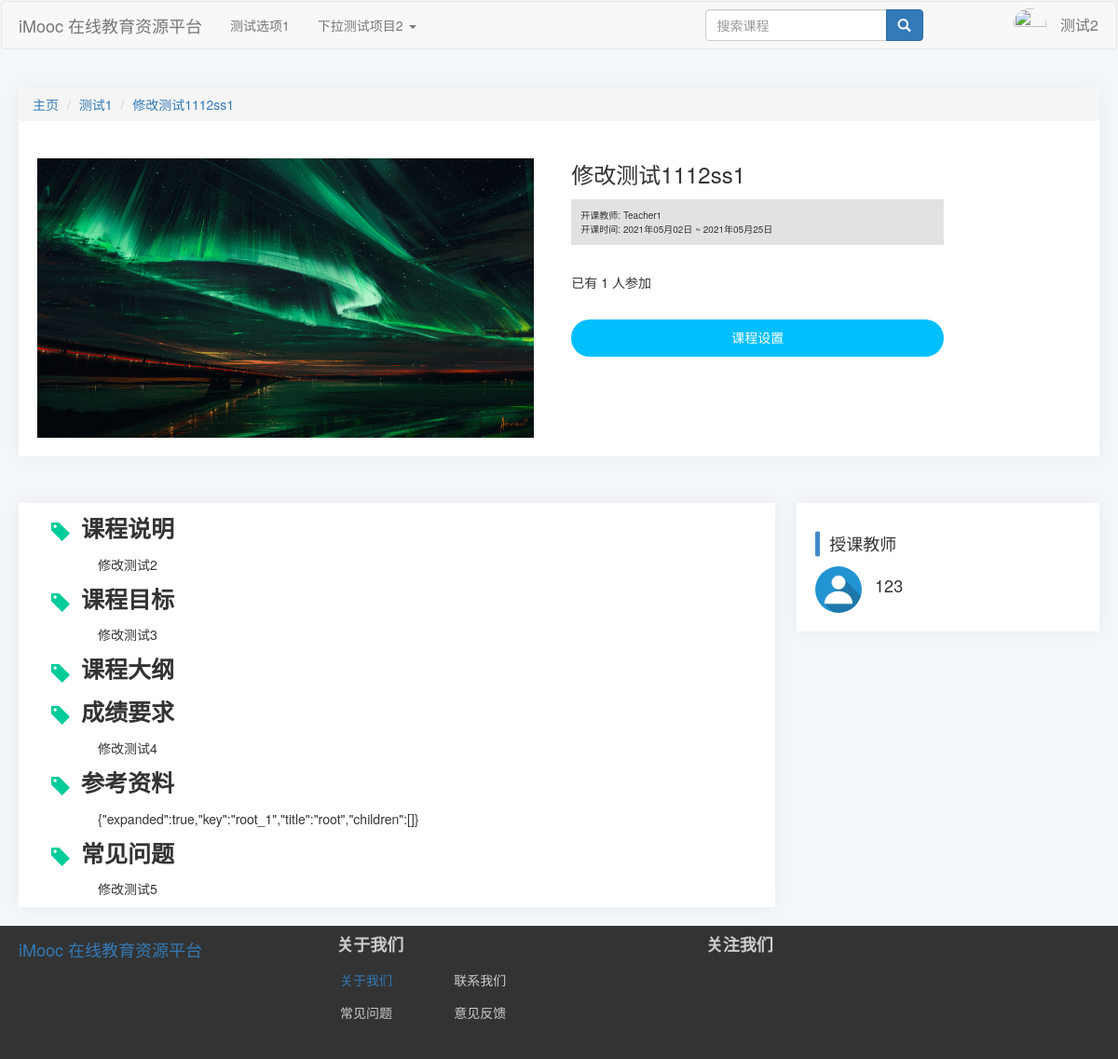
/course/1/ (signed in), run on the app's committed database.
### index/models.py (models this page shows, shortened)
class Users(models.Model):
    gender = (
        ('male','男'),
        ('female','女'),
        ('default','保密'),
    )
    access = (
        ('banned','封禁用户'),
        ('guest','访客'),
        ('student','学生'),
        ('teacher','教师'),
    )
    profile_picture = models.ImageField(verbose_name='头像',null=True,upload_to='avatar',blank=True,default='avatar/default-profile-picture.jpg')
    name = models.CharField(verbose_name='*用户名',max_length=128,unique=True,null=False)  #昵称
    real_name = models.CharField(verbose_name='真实姓名',max_length=64,null=True,blank=True) #真实姓名
    password = models.CharField(verbose_name='*密码',max_length=256,editable=False) #密码
    email = models.EmailField(verbose_name='*电子邮箱',unique=True)  #邮箱
    phone_number = models.CharField(verbose_name='手机号码',max_length=32,unique=True,null=True,blank=True)   #手机号码
    access = models.CharField(verbose_name='*权限等级',max_length=16,choices=access,default='guest')    #权限级别
    selected_courses = models.ManyToManyField('Course') #已选课程
    sex = models.CharField(verbose_name='*性别',max_length=32,choices=gender,default='default')   #性别
    create_time = models.DateTimeField(verbose_name='账号创建时间',auto_now_add=True)   #创建时间
    is_deleted = models.BooleanField(verbose_name='删除标记',default=False,editable=False) #删除标记
    def __str__(self) -> str:
        return self.name
    class Meta:
        ordering = ["-create_time"]
        verbose_name = '用户'
        verbose_name_plural = '用户'

class CourseCategory(models.Model):
    CategoryID = models.AutoField(primary_key=True,verbose_name='分类编号')
    CategoryName = models.CharField(verbose_name='分类名',max_length=64)
    Is_Root = models.BooleanField(verbose_name='根分类',default=True,editable=False)
    DisplayOrder = models.PositiveIntegerField(verbose_name='显示顺序',default=1)
    ParentID = models.ForeignKey(
        'self',
        on_delete=models.CASCADE,
        limit_choices_to={'Is_Root':1},
        null=True,
        blank=True,)
    def __str__(self) -> str:
        return self.CategoryName
    class Meta:
        ordering = ["-CategoryID"]
        verbose_name = '课程分类'
        verbose_name_plural = '课程分类'

class Course(models.Model):
    status = (
        ('1','未开课'),
        ('2','已开课'),
        ('3','已结课'),
    )
    Course_Name = models.CharField(verbose_name="课程名称",max_length=64)
    Course_Teacher = models.ForeignKey(
        'Users',
        on_delete=models.CASCADE,
        limit_choices_to={'access':'teacher'},
        null=True,
        blank=True,
    )
    Course_Info = models.TextField(verbose_name="课程说明",default='暂未设置')
    Course_Goal = models.TextField(verbose_name="课程目标",default='暂未设置')
    Grade_Requirements = models.TextField(verbose_name="成绩要求",default='暂未设置')
    Reference = models.TextField(verbose_name="参考资料",default='暂未设置')
    QA  = models.TextField(verbose_name="常见问题",null=True,blank=True,default='暂未设置')
    Course_Img = models.ImageField(verbose_name="课程图片",null=True,upload_to="Course_Img",blank=True,default='material/defaultCourseImage.jpg')
    Stu_Count = models.PositiveIntegerField(verbose_name="选课人数",default=0)
    Course_Chapter = models.TextField(verbose_name="课程章节",null=True,blank=True,default='[{"title":"New Node","key":"1"}]')
    Course_Category = models.ForeignKey(
        'CourseCategory',
        verbose_name="课程分类",
        on_delete=models.CASCADE,
        limit_choices_to={'Is_Root':0},
        null=True,
        blank=True,)
    View_Count = models.PositiveIntegerField(verbose_name="访问人数",default=0)
    Status = models.CharField(verbose_name="课程状态",max_length=16,choices=status,default='1')
    Starting_Time = models.DateTimeField(verbose_name="开课时间",auto_now_add=True)
    Ending_Time = models.DateTimeField(verbose_name="结课时间")
    class Meta:
        ordering = ["-Starting_Time"]
        verbose_name = '课程'
        verbose_name_plural = '课程'

### index/views.py (the view)
# urls.py: path('course/<int:courseid>/',views.courseInfo, name='courseInfo'),
def courseInfo(request,courseid):
    courseDetail,courseInfo,teacher = VF.Get_Course(courseid)
    isSignedUp = False
    username=request.session["user_name"]
    user = models.Users.objects.filter(name=username)   #filter返回Queryset对象
    access = user[0].access #获取用户权限
    if user.filter(selected_courses=courseid).exists(): #使用exists方法判断该用户是否已选择该课程
        isSignedUp = True
    else:
        pass
    return render(request,'index/courseInfo.html',locals())

### index/templates/index/courseInfo.html (shortened to what this page needs)
{% extends 'index/index.html' %}
{% load static %}
    {% block extrastatic %}
    <link rel="stylesheet" type="text/css" href="{% static 'index/css/courseInfo.css' %}">
    {% endblock %}
    {% block content %}
    <div class="infoHeader">
        <div>
            <ul class="breadcrumb">
                <li><a href="/index/">主页</a></li>
                <li><a href="#">{{courseDetail.Course_Category}}</a></li>
                <li class="active"><a href="{% url 'index:courseInfo' courseid %}">{{courseDetail.Course_Name}}
                    </a>
                </li>
            </ul>
        </div>
        <div class="infoHeader-left-img">
            <img src="{{courseDetail.Course_Img}}" alt="课程图片">
        </div>
        <div class="infoHeader-right-info">
            <div class="info-courseName">
                {{courseDetail.Course_Name}}
            </div>
            <div class="info-termInfo">
                <div class="info-teacherName">
                    <span>开课教师: {{courseDetail.Course_Teacher}} </span>
                </div>
                <div class="info-termTime">
                    <span>开课时间: {{courseDetail.Starting_Time}} ~ {{courseDetail.Ending_Time}}</span>
                </div>
            </div>
            <div class="info-StudentCount">
                <span>已有 {{courseDetail.Stu_Count}} 人参加</span>
            </div>
            {% if access == 'teacher' %}
            <div class="courseBtn-Setting">
                <p>课程设置</p>
            </div>
            {% endif %}
        </div>
    </div>
    <div class="infoContent">
        {% for key,value in courseInfo.items %}
        <div class="contentHeader">
            <span class="glyphicon glyphicon-tag"></span>
            <span>{{key}}</span>
        </div>
        <div class="content">
            {% if key == '课程大纲' %}
            <!-- {% if value == None %}
            <span>暂未设置</span>
            {% endif %} -->
            {% for chapter,section in value.items %}
            <p>
                <span class="chapter">{{chapter}}</span>
            </p>
            {% for sectionNumber,sectionTitle in section.items %}
            <p class="section">
                <span class="sectionNumber">{{sectionNumber}}</span>
                <span class="sectionTitle">{{sectionTitle}}</span>
            </p>
            {% endfor %}
            {% endfor %}
            {% else %}
            <span>{{value}}</span>
            {% endif %}
        </div>
        {% endfor %}
    </div>
    <div class="otherInfoContent">
        <div class="bs-callout bs-callout-primary teacherHeader">
            <p>授课教师</p>
        </div>
        <div class="teacherContent">
            <img class="img-circle img-responsive infoAvatar" src={{teacher.profile_picture.url}} alt="头像" height="50px"
                width="50px">
            <p class="infoName">{{teacher.real_name}}</p>
        </div>
    </div>
    {% endblock %}

### index/templates/index/index.html (shortened to what this page needs)
{% load static %}
<!DOCTYPE html>
<html class="widthauto">
<head>
	<link rel="stylesheet" href="https://cdn.staticfile.org/twitter-bootstrap/3.3.7/css/bootstrap.min.css">
	<link rel="stylesheet" type="text/css" href="{% static 'index/css/index.css' %}">
	{% block extrastatic %}
	{% endblock %}
</head>
<body>
	<div class="navbar head">
		<nav class="navbar navbar-default" role="navigation">
			<div class="container-fluid">
				<div class="navbar-header">
					<a class="navbar-brand" href="/index">iMooc 在线教育资源平台</a>
				</div>
				<div>
					<ul class="nav navbar-nav">
						<li><a href="#">测试选项1</a></li>
						<li class="dropdown">
							<a href="#" class="dropdown-toggle" data-toggle="dropdown">
								下拉测试项目2
								<b class="caret"></b>
							</a>
						</li>
					</ul>
					<div class="nav-right-part">
						<div class="nav-right-search navbar-left" id="nav-right-search">
							<form class="navbar-form" role="form">
								<div class="form-group">
									<div class="input-group">
										<input type="text" class="form-control visible-lg-block visible-md-block"
											placeholder="搜索课程">
										<span class="input-group-btn">
											<button class="btn btn-primary glyphicon glyphicon-search" type="button"
												id="search-btn"></button>
										</span>
									</div>
								</div>
							</form>
						</div>
						<div class="nav-right-login navbar-right" id="nav-right-login">
							{% if request.session.is_login == True %}
							<ul class="nav navbar-nav">
								<li class="dropdown">
									<a href="#" id="user-info" class="dropdown-toggle" data-toggle="dropdown"
										data-hover="dropdown" data-delay="100">
										{{ request.session.user_name }}
										<span class="user-avatar">
											<img class="img-circle img-responsive dropdown"
												src="{{ request.session.avatar }}" alt="" width="35" height="33"
												id="avatar" />
										</span>
									</a>
								</li>
							</ul>
							{% else %}
							<ul class="nav navbar-nav">
								<li><a href="/login"><span class="glyphicon glyphicon-log-in"></span> 登录</a></li>
								<li><a href="/register"><span class="glyphicon glyphicon-user"></span> 注册</a></li>
							</ul>
							{% endif %}
						</div>
					</div>
				</div>
			</div>
		</nav>
	</div>
	<div class="container-fluid">
		{% block content %}
		{% endblock %}
	</div>
	<div class="infobar footer">
		<div id="footer">
			<div class="footer-logo">
				<a class="navbar-brand" href="/index">iMooc 在线教育资源平台</a>
			</div>
			<div class="footer-about col-lg-4 col-lg-offset-1">
				<h4 class="col-lg-12"><strong>关于我们</strong></h4>
				<h5 class="col-lg-4"><a href="/aboutus/">&nbsp;关于我们</a></h5>
				<h5 class="col-lg-5">&nbsp;联系我们</h5>
				<h5 class="col-lg-4">&nbsp;常见问题</h5>
				<h5 class="col-lg-5">&nbsp;意见反馈</h5>
			</div>
			<div class="footer-follow col-lg-offset-0 col-lg-2">
				<h4 class="col-lg-12 col-lg-offset-0"><strong>关注我们</strong></h4>
			</div>
		</div>
	</div>
</body>
</html>

### index/static/index/css/index.css (style rules this page uses)
body { background-color: #f3f7f9; }
.container-fluid { margin: 0 auto; width: 1190px; min-width: 1190px; }
.navbar-default { width: auto; }
#nav-right-search { position:relative; left: 280px }
.infobar { position: relative; width: auto; height: 143px; background-color:#333; }
#footer { width: auto; margin: 20px auto; width: 1190px; }
.footer h4 { color: #CCC; }
.footer h5 { color:#CCCCCC; }
#avatar { position:relative; right:50px; bottom:35px; padding-bottom: 7px; padding-top: 7px; }
#user-info { position:relative; height: 50px; width: 72px; background: transparent; font-size:16px; }
#search-btn { position: relative; top: 0px; }

### index/static/index/css/courseInfo.css (style rules this page uses)
.infoHeader { background-color: #fff; overflow:hidden; height:auto; box-shadow: 0 0 20px 0 rgb(12 1 4 / 5%); }
.infoHeader-left-img { display:flex; float:left; margin: 20px; }
.infoHeader-left-img img { height:300px; }
.infoHeader-right-info { display:inline-block; height:inherit; margin: 20px; }
.info-courseName { font-size:24px; }
.info-termInfo { position:relative; background-color:rgb(226,226,226); top:10px; padding:10px; width:400px; font-size:10px; }
.info-StudentCount { position:relative; top:40px; }
.courseBtn-Setting { position:relative; top:70px; background-color:rgb(0,191,255); padding:5px; text-align:center; cursor:pointer; border-radius:50px; }
.courseBtn-Setting p { position:relative; color:#fff; top:4px; }
.infoContent { background-color:#fff; overflow:hidden; height:auto; margin-top:50px; width: 70%; float:left; box-shadow: 0 0 20px 0 rgb(12 1 4 / 5%); }
.contentHeader { margin:10px 35px; font-size:25px; font-weight:bold; }
.infoContent .glyphicon { vertical-align:middle; padding-right:5px; font-size:20px; color:rgb(0 204 153); }
.content { margin:10px 85px; }
.otherInfoContent { background-color:#fff; float:right; width:28%; overflow:hidden; height:auto; margin-top:50px; padding:20px; box-shadow: 0 0 20px 0 rgb(12 1 4 / 5%); }
.otherInfoContent img { display:inline-block; }
.infoName { display:inline-block; margin-left:10px; font-size:18px; }
.bs-callout { padding:0 10px; margin: 10px 0px; border: 1px solid #fff; border-left-width: 5px; border-radius: 3px; }
.bs-callout-primary { border-left-color: #428bca; }
.teacherHeader p { font-size:18px; margin:0px; }

### data on the page
Users: session.user_name "测试2"
CourseCategory: Course_Category "测试1"
Course: Course_Name "修改测试1112ss1", courseInfo "修改测试2" "修改测试3" "修改测试4" "{\"expanded\":true,\"key\":\"root_1\",\"title\":\"root\",\"children\":[]}" "修改测试5"
Users: Course_Teacher "Teacher1", profile_picture (placeholder picture), real_name "123"

### other printed values
{{ courseDetail.Starting_Time }} "2021年05月02日"
{{ courseDetail.Ending_Time }} "2021年05月25日"
{{ courseDetail.Stu_Count }} "1"
{{ key }} "课程说明" "课程目标" "课程大纲" "成绩要求" "参考资料" "常见问题"
